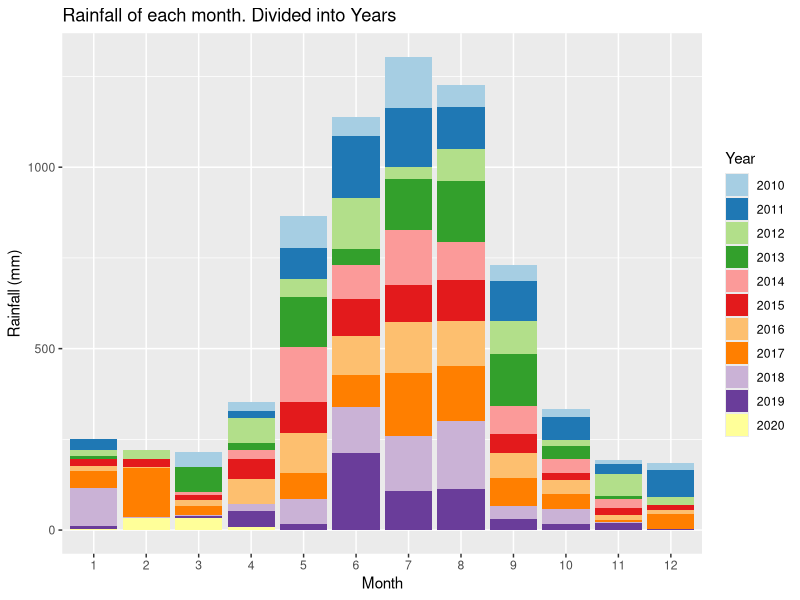
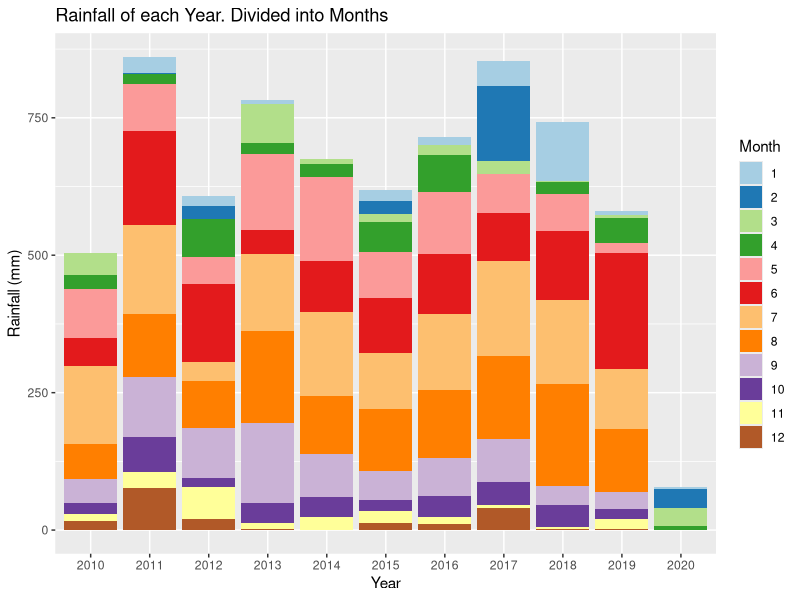
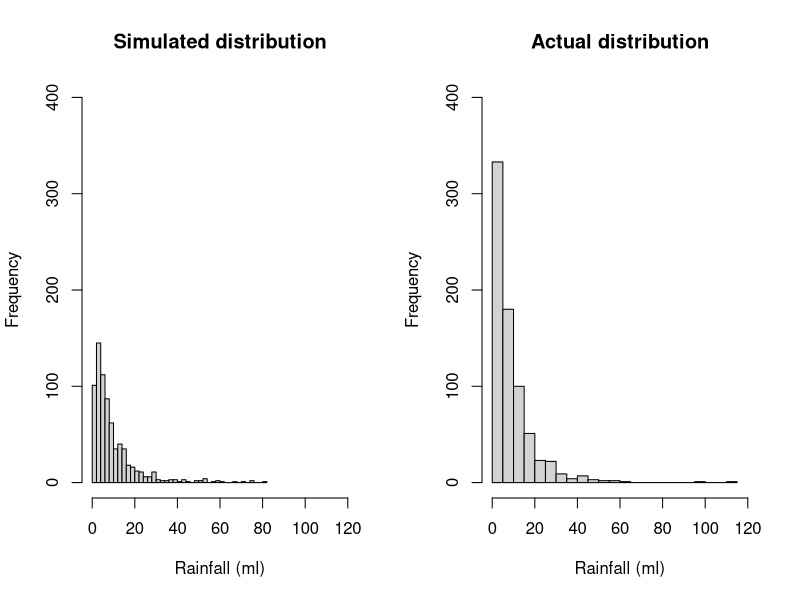
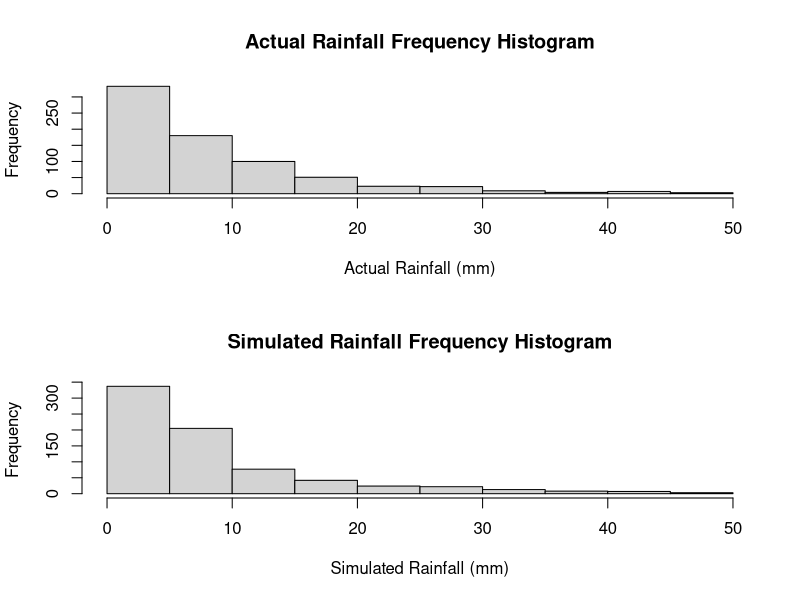
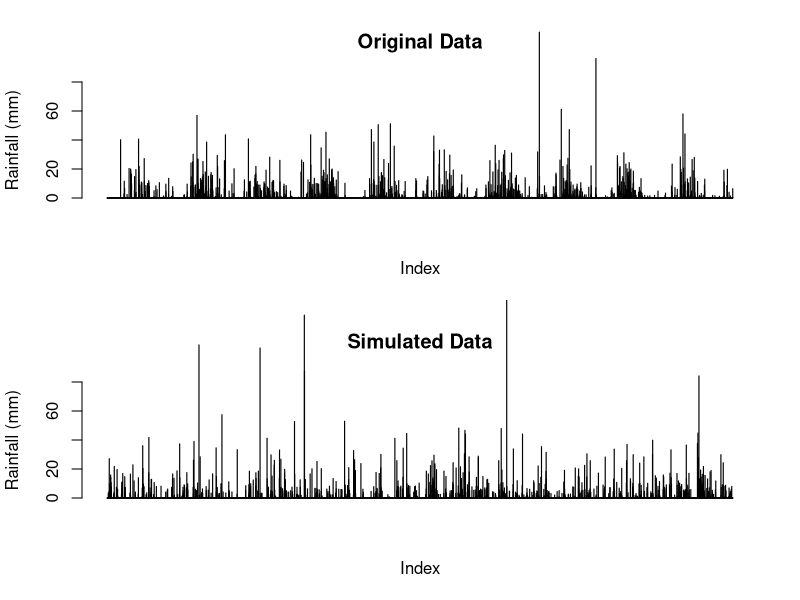
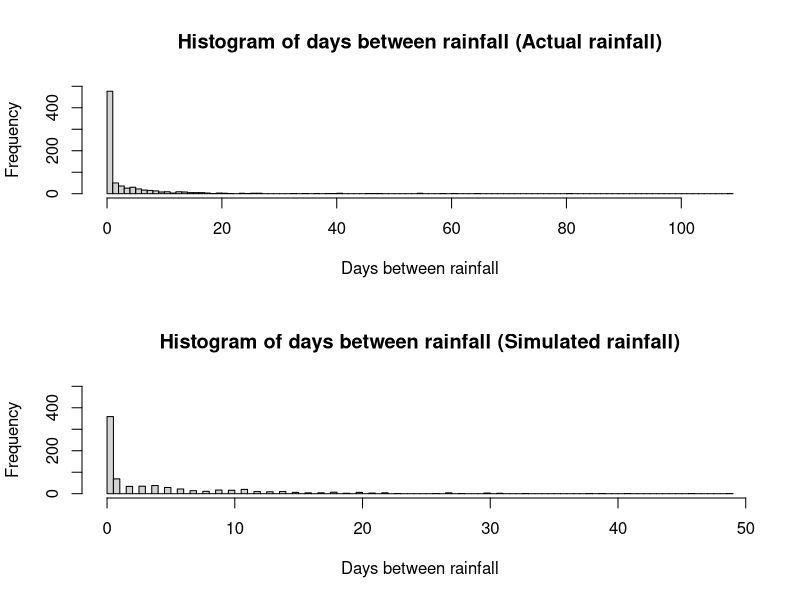
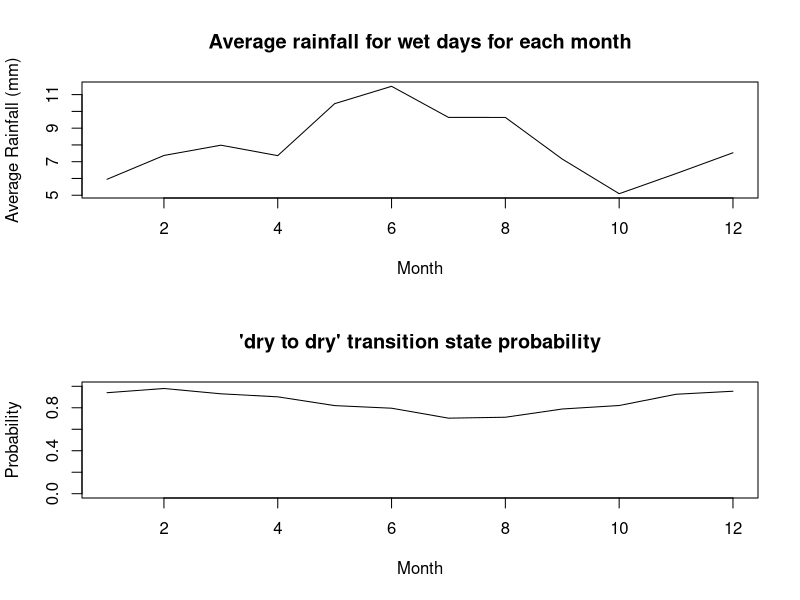
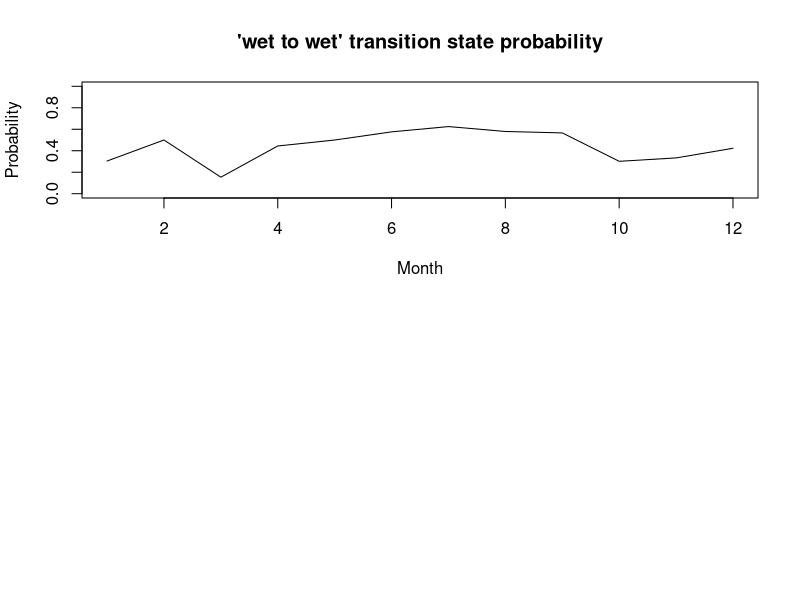

Recreate these plots in R, in order.
## ---- chunk 1
knitr::opts_chunk$set(echo = TRUE)
## ---- chunk 2
# Reading in the data from the csv file
data <-  read.csv("IDCJAC0009_009225_1800_Data.csv")
weather_data <- data
weather_data <- weather_data[which(is.na(weather_data$Rainfall.amount..millimetres.) == FALSE),] # excluding rows with no rainfall record made 
## ---- chunk 3
weather_data$date <- do.call(paste, c(weather_data[c("Day", "Month", "Year")], sep = "-")) # creating a column that contains the date for easy indentification
## ---- chunk 4
# function to categorise day as either 'wet' or 'dry' for the Markov Chain functions
state <- function(x){
  stateList <- c()
  for(ii in 1:length(x)){
    if(x[ii] < 1){
      stateList <- c(stateList, "dry")
    }
    if(x[ii] >= 1){
      stateList <- c(stateList, "wet")
    }
  }
  return(stateList)
}
weather_data$state <- state(weather_data$Rainfall.amount..millimetres.)
## ---- chunk 5
head(weather_data[,c('Rainfall.amount..millimetres.','state')], 10)
## ---- chunk 6
# function establishing Markov Chain transition state. Establishing the relationship between the rainfall of a given day and the day before it.
transitionState <- function(x){
  transitionStateList <- c('') #can't find transition state of first observation
  for(i in 2:length(x)){
    if(x[i] == "dry"){
      if (x[i-1] == "dry"){
        transitionStateList <- c(transitionStateList, "DryToDry")
      }
      else {
        transitionStateList <- c(transitionStateList, "WetToDry")
      }
    }
    if(x[i] == "wet"){
      if (x[i-1] == "dry"){
        transitionStateList <- c(transitionStateList, "DryToWet")
      }
      else {
        transitionStateList <- c(transitionStateList, "WetToWet")
      }
    }
  }
  return(transitionStateList)
}
weather_data$transitionState <- transitionState(weather_data$state)
## ---- chunk 7
head(weather_data[,c('Rainfall.amount..millimetres.','state', 'transitionState')], 10)
## ---- chunk 8
train_data <- subset(weather_data, Year >= 2010) # only look at the most recent, relevant data.
library(ggplot2)
library(RColorBrewer)

# explorative plots investigating the distribution of rainfall across months and years

# Plotting the rainfall data (grouped by years and months)
# Distribution of rainfall by month (segmented by year)
ggplot(train_data, aes(x = factor(Month), y = Rainfall.amount..millimetres., fill = factor(Year))) + 
  geom_bar(stat = "identity") + 
  scale_fill_brewer(palette = "Paired") + 
  xlab("Month")+
  ylab("Rainfall (mm)")+
  labs(fill = "Year")+
  ggtitle("Rainfall of each month. Divided into Years")
# There does appear to be a rough distribution of rainfall by month. Most years May, June, July, August, and September (month 5-9) have the most rain. There are outliers

ggplot(train_data, aes(x = factor(Year), y = Rainfall.amount..millimetres., fill = factor(Month))) + 
  geom_bar(stat = "identity") + 
  scale_fill_brewer(palette = "Paired") + 
  xlab("Year")+
  ylab("Rainfall (mm)")+
  labs(fill = "Month")+
  ggtitle("Rainfall of each Year. Divided into Months")
# There does not appear to be any obvious pattern in the rainfall across the 10 years (note. 2020 only contains 4 months of data, hence the low rainfall). The average looks to be around 650-700 mm. 
## ---- chunk 9
table(train_data$Month, train_data$Year, dnn = c("Month", "Year")) # only four months of data in 2020
## ---- chunk 10
#Calculating transition state probabilities, in general (no respect to month or season)
weatherTable <- table(train_data$transitionState)
weatherTable

probWetToWet = weatherTable['WetToWet'] / (weatherTable['WetToWet'] + weatherTable['WetToDry'])
probWetToWet

probDryToDry = weatherTable['DryToDry'] / (weatherTable['DryToDry'] + weatherTable['DryToWet'])
probDryToDry
## ---- chunk 11
#Basic generator (No seasonal variation)

#calculated above
generateRainfallBasic <- function(genLength){
  currentState = "dry" # Years start with very little rain, so more likely to start dry
  rainAmountList <- c()
  for (i3 in 1:genLength){
    if (currentState == "dry"){
      if (runif(1) < probDryToDry){
        currentState = "dry"
      }
      else{
        currentState = "wet"
      }
    }
    else if (currentState == "wet"){
      if (runif(1) < probWetToWet){
        currentState = "wet"
      }
      else{
        currentState = "dry"
      }
    }
    #generating amount of rainfall if state is wet, else 0
    if (currentState == "wet"){
      rainAmount <- 5.66*exp(rnorm(1))
      rainAmountList <- c(rainAmountList, rainAmount)
    }
    else{
      rainAmountList <- c(rainAmountList, 0)
    }
  }
  return(rainAmountList)
}
## ---- chunk 12
#comparing log-normal against actual data, veeerryyyy close fit, will use log-normal for rainfall sim
par(mfrow=c(1,2))
p1 <- 5.66*exp(rnorm(732))
hist(p1, breaks = 30, xlim = c(0,120), ylim = c(0,400), main = "Simulated distribution", xlab = "Rainfall (ml)")

p2 <- train_data$Rainfall.amount..millimetres.[train_data$Rainfall.amount..millimetres.>1]
hist(p2, breaks = 30, xlim = c(0,120), ylim = c(0,400), main = "Actual distribution", xlab = "Rainfall (ml)")

mean(p1)
mean(p2)
## ---- chunk 13
#Basic generator tests
testRainfall = generateRainfallBasic(3761)

par(mfrow=c(2,1))
hist(train_data$Rainfall.amount..millimetres.[train_data$Rainfall.amount..millimetres.>1 & train_data$Rainfall.amount..millimetres.<50], xlab = "Actual Rainfall (mm)", main = "Actual Rainfall Frequency Histogram")
hist(testRainfall[testRainfall > 1 & testRainfall <50], xlab = "Simulated Rainfall (mm)", main = "Simulated Rainfall Frequency Histogram")

par(mfrow=c(2,1))
barplot(train_data$Rainfall.amount..millimetres., ylim = c(0,80), main = "Original Data", ylab = "Rainfall (mm)", xlab = "Index")
barplot(testRainfall, ylim = c(0,80), main = "Simulated Data", ylab = "Rainfall (mm)", xlab = "Index")
## ---- chunk 14
daysBetweenRain <- function(input){
  returnList <- c()
  currentLength <- 0
  for (i in input){
    if (i<1){
      currentLength <- currentLength + 1
    }
    else{
      returnList <- c(returnList, currentLength)
      currentLength <- 0
    }
  }
  return(returnList)
  }
## ---- chunk 15
hist(daysBetweenRain(train_data$Rainfall.amount..millimetres.)[train_data$Rainfall.amount..millimetres.>-1], main = "Histogram of days between rainfall (Actual rainfall)", breaks = 100, xlab = "Days between rainfall", ylim = c(0,500))
hist(daysBetweenRain(testRainfall)[daysBetweenRain(testRainfall)>-1], main = "Histogram of days between rainfall (Simulated rainfall)", breaks = 100, xlab = "Days between rainfall", ylim = c(0,500))
## ---- chunk 16
#Calculates the transition probabilities for each montht
trainGenerator <- function(input_data){
  transitonStatesMonthsFrame <- data.frame(list(rep(0, 12), list(rep(0, 12), list(rep(0,    12), list(rep(0, 12)))))) #Initialises 12x4 frame filled with zeroes (4 columns for each transition state, 12 rows for each month)
  names(transitonStatesMonthsFrame) <- c('DryToDry', 'DryToWet', 'WetToDry', 'WetToWet')

  #Makes the dataframe with the count of each transition state with each month
  for (i4 in 1:dim(input_data)[1]){
    tempTransitionState <- input_data[i4, 'transitionState']
    tempMonth <- input_data[i4, 'Month'] 
    transitonStatesMonthsFrame[tempMonth, tempTransitionState] <- transitonStatesMonthsFrame[tempMonth, tempTransitionState]+1 # increase count of tempTransitionState for month tempMonth by 1
  }

  #Calculates the transition state probabilities for each month in the data frame 
  probTransitonStatesMonthsFrame <- transitonStatesMonthsFrame
  for (i in 1:dim(transitonStatesMonthsFrame)[1]){

  if((transitonStatesMonthsFrame[i, 'DryToDry'] + transitonStatesMonthsFrame[i, 'DryToWet']) != 0){
    probTransitonStatesMonthsFrame[i, 'DryToDry'] <- transitonStatesMonthsFrame[i, 'DryToDry'] / (transitonStatesMonthsFrame[i, 'DryToDry'] + transitonStatesMonthsFrame[i, 'DryToWet'])
    probTransitonStatesMonthsFrame[i, 'DryToWet'] <- transitonStatesMonthsFrame[i, 'DryToWet'] / (transitonStatesMonthsFrame[i, 'DryToDry'] + transitonStatesMonthsFrame[i, 'DryToWet'])
  } else { # probability will be NaN for both (as will be dividing by 0), so set to 0 
      probTransitonStatesMonthsFrame[i, 'DryToDry'] <- 0
      probTransitonStatesMonthsFrame[i, 'DryToWet'] <- 0
  }

  if((transitonStatesMonthsFrame[i, 'WetToDry'] + transitonStatesMonthsFrame[i, 'WetToWet']) != 0){
    probTransitonStatesMonthsFrame[i, 'WetToDry'] <- transitonStatesMonthsFrame[i, 'WetToDry'] / (transitonStatesMonthsFrame[i, 'WetToDry'] + transitonStatesMonthsFrame[i, 'WetToWet'])
    probTransitonStatesMonthsFrame[i, 'WetToWet'] <- transitonStatesMonthsFrame[i, 'WetToWet'] / (transitonStatesMonthsFrame[i, 'WetToDry'] + transitonStatesMonthsFrame[i, 'WetToWet'])
  } else { # probability will be NaN for both (as will be dividing by 0), so set to 0 
    probTransitonStatesMonthsFrame[i, 'WetToDry'] <- 0
    probTransitonStatesMonthsFrame[i, 'WetToWet'] <- 0
  }

    # this data frame 'probTransitionStatesMonthsFrame' will be called directly in the generator, so must be called as such when exported
  }
  return(probTransitonStatesMonthsFrame)
}
## ---- chunk 17
probTransitonStatesMonthsFrame <- trainGenerator(train_data)
head(probTransitonStatesMonthsFrame, 10)
## ---- chunk 18
#testing average rainfall when its rains in each month, and for wettowet vs drytowet transitions.
test_w2w <- train_data$Rainfall.amount..millimetres.[train_data$transitionState == "WetToWet"]
test_d2w <- train_data$Rainfall.amount..millimetres.[train_data$transitionState == "DryToWet"]
mean(test_w2w)
mean(test_d2w)
wilcox.test(test_d2w, test_w2w)
#since resulting wilcox test p-value is 0.85, we conclude that theres no difference in rainfall depending on the transition state, and do not need to include it in our model.

test_rainfallPerMonth <- train_data[train_data$state == "wet",c(4,6)]
kruskal.test(Rainfall.amount..millimetres. ~ Month, data = test_rainfallPerMonth)
#p-val = 0.00016, therefore difference between average rainfall for each month

## ---- chunk 19
#calculating the mean rainfall when it rains for each month, to change how much it rains according to the generator later on. Limited to less than 70 mls as the dataset is not large enough for large rainfall amounts (such as 114ml in feburary) to not throw the mean off.
rainMonthDataCalc <- function(input_data){
  rainMonthData <- c()
  for (i in 1:12){
    temp <- input_data$Rainfall.amount..millimetres.[input_data$state == "wet" & input_data$Month == i & input_data$Rainfall.amount..millimetres. < 70]
    if(length(temp) == 0){ # if no wet days in month, will be empty vector of numeric(0)
      temp <- c(0)
    }
    rainMonthData <- c(rainMonthData, list(temp))
    rm(temp)
  }

  rainfallAvgMonth <- sapply(rainMonthData, mean)
  return(rainfallAvgMonth)
}

## ---- chunk 20
rainfallAvgMonth <- rainMonthDataCalc(train_data)
plot(c(1:12), rainfallAvgMonth, type = "l", xlab = "Month", ylab = "Average Rainfall (mm)", main = "Average rainfall for wet days for each month")
## ---- chunk 21
#How the transition state probabilities vary for each month
plot(probTransitonStatesMonthsFrame$DryToDry, ylim = c(0,1), xlab = "Month", main = "'dry to dry' transition state probability", type = 'l', ylab = "Probability")
plot(probTransitonStatesMonthsFrame$WetToWet, ylim = c(0,1), xlab = "Month", main = "'wet to wet' transition state probability", type = 'l', ylab = "Probability")
## ---- chunk 22
#Weather generator accounting  for seasonal variation of transition states or something i hope
#This is just a regular version of basic generator it's mostly the same in fact if i forget to even do this it is the same

generateRainfallSeasonal <- function(input){
  # input must be weather_data or a subset of weather_data
  currentState = "dry" #can make this into a random choice later
  rainAmountList <- c()
  for (i5 in 1:dim(input)[1]){
    if (currentState == "dry"){
      if (runif(1) < probTransitonStatesMonthsFrame[input[i5, 'Month'], 'DryToDry']){ #now inputs depending on the month of input
        currentState = "dry"
      }
      else{
        currentState = "wet"
      }
    }
    else if (currentState == "wet"){
      if (runif(1) < probTransitonStatesMonthsFrame[input[i5, 'Month'], 'WetToWet']){
        currentState = "wet"
      }
      else{
        currentState = "dry"
      }
    }                                   
    #generating amount of rainfall if state is wet, else 0
    if (currentState == "wet"){
      #rainAmount <- 5.66*exp(rnorm(1)) #now log-normal dist, 5 used because is close to mean of weather_data's / the mean of what exp(rnorm(1)) is by default /// Old Version 
      rainAmount <- rainfallAvgMonth[input[i5, 'Month']]*exp(rnorm(1))/1.648 
      #average of exp(rnorm(1)) is ~1.648, so we divide by that so the average of each month will just be the actual average calculated from rainfallAvgMonth.
      rainAmountList <- c(rainAmountList, rainAmount)
    }
    else{
      rainAmountList <- c(rainAmountList, 0)
    }
  }
  return(rainAmountList)
}
## ---- chunk 23
#testing code for seasonal generator
inputSeasonalRainfall <- dplyr::select(train_data, 'Year', 'Month', 'Day') #using existing train data's dates to input to function, instead of putting in just how many to generate
testSeasonalRainfall = generateRainfallSeasonal(inputSeasonalRainfall)
## ---- chunk 24
plot_seasonal_data <- function(training_data_input,seasoned_data_rainfall, title){
  par(mfrow=c(2,1))
  barplot(training_data_input$Rainfall.amount..millimetres., ylim = c(0,80), main = c("Original Data", title), ylab = "Rainfall (mm)", xlab = "Index")
  barplot(seasoned_data_rainfall, ylim = c(0,80), main = c("Simulated Seasonal Data", title), ylab = "Rainfall (mm)", xlab = "Index")
}
plot_seasonal_data(train_data,testSeasonalRainfall, "(Perth)")
## ---- chunk 25
hist(daysBetweenRain(train_data$Rainfall.amount..millimetres.)[train_data$Rainfall.amount..millimetres.>-1], main = "Histogram of days between rainfall (Actual rainfall)", breaks = 100, xlab = "Days between rainfall", ylim = c(0,500))
hist(daysBetweenRain(testSeasonalRainfall)[daysBetweenRain(testSeasonalRainfall)>-1], main = "Histogram of days between rainfall (Simulated rainfall)", breaks = 100, xlab = "Days between rainfall", ylim = c(0,500))
## ---- chunk 26
wilcox.test(daysBetweenRain(testSeasonalRainfall), daysBetweenRain(train_data$Rainfall.amount..millimetres.))
mean(daysBetweenRain(testSeasonalRainfall)); mean(daysBetweenRain(train_data$Rainfall.amount..millimetres.))
sd(daysBetweenRain(testSeasonalRainfall)); sd(daysBetweenRain(train_data$Rainfall.amount..millimetres.))
## ---- chunk 27
#comparing log-normal against actual data, veeerryyyy close fit, will use log-normal for rainfall sim
p1 <- 5.66*exp(rnorm(732))
p1 <- p1[p1>1]
hist(p1, breaks = 30, xlim = c(0,120), ylim = c(0,400), main = "Simulated distribution")

p2 <- train_data$Rainfall.amount..millimetres.[train_data$Rainfall.amount..millimetres.>1]
hist(p2, breaks = 30, xlim = c(0,120), ylim = c(0,400), main = "actual distribution")
## ---- chunk 28
set.seed(100345)
sampID <- sample.int(nrow(train_data), size = 0.8*nrow(train_data), replace = FALSE)
train_data <- train_data[sampID,] # 80% of data for training
test_data <- train_data[-sampID,] # 20% for testing
## ---- chunk 29
probTransitonStatesMonthsFrame <- trainGenerator(train_data) # retraining seasonal generator probTransitionStatesMonthsFrame with new training data (now only 80% of the original train_data)
rainfallAvgMonth <- rainMonthDataCalc(train_data) # calucating the new average rainfall for each month
## ---- chunk 30
#generates a simulation with the same number of observations as test_data (20% of the total data)
testSeasonalRainfall20 = generateRainfallSeasonal(test_data) 
## ---- chunk 31
par(mfrow = c(2, 1))
barplot(testSeasonalRainfall20, ylab = "Rainfall (mm)", xlab = "index", main = "Simulated data")
barplot(test_data$Rainfall.amount..millimetres., ylab = "Rainfall (mm)", xlab  = "index", main = "Actual data")
## ---- chunk 32
# Wilcoxon signed rank test
WT <- wilcox.test(testSeasonalRainfall20, test_data$Rainfall.amount..millimetres., paired=T)
print("Wilcoxon rank sum p-value")
WT$p.value
# paired student t test
TT <- t.test(testSeasonalRainfall20, test_data$Rainfall.amount..millimetres., paired=T)
print("t-test p-value")
TT$p.value
## ---- chunk 33
train_data <- subset(weather_data, Year >= 2010)
train10_data <- subset(weather_data, Year >= 2009 & Year < 2019)
data_2019 <- subset(weather_data, Year == 2019)
## ---- chunk 34
probTransitonStatesMonthsFrame <- trainGenerator(train10_data)
rainfallAvgMonth <- rainMonthDataCalc(train10_data) # retraining seasonal generator probTransitionStatesMonthsFrame with train10_data
set.seed(10356)
monthList <- subset(weather_data, Year == 2019) # a year that isn't a leap year to get the month list, as generation algorithm only requires months
monthList <- monthList['Month']
testSeasonalRainfall10 <- generateRainfallSeasonal(monthList)
## ---- chunk 35
#compare generated year against 2019
par(mfrow = c(2,1))
barplot(data_2019$Rainfall.amount..millimetres., xlab = "Index", ylab = "Rainfall (mm)", main = "Actual 2019 Rainfall (Perth)")
barplot(testSeasonalRainfall10, xlab = "Index", ylab = "Rainfall (mm)", main = "Simulated Rainfall (Perth)")
## ---- chunk 36
# check other years for comparison
par(mfrow = c(3,2))
barplot(testSeasonalRainfall10, xlab = "Index", ylab = "Rainfall (mm)", main = "Simulated Rainfall")
year <- subset(weather_data, Year == 2015)
barplot(year$Rainfall.amount..millimetres., xlab = "Index", ylab = "Rainfall (mm)", main = "2015 Rainfall")
year <- subset(weather_data, Year == 2008)
barplot(year$Rainfall.amount..millimetres., xlab = "Index", ylab = "Rainfall (mm)", main = "2008 Rainfall")
year <- subset(weather_data, Year == 2015)
barplot(year$Rainfall.amount..millimetres., xlab = "Index", ylab = "Rainfall (mm)", main = "2017 Rainfall")
year <- subset(weather_data, Year == 2007)
barplot(year$Rainfall.amount..millimetres., xlab = "Index", ylab = "Rainfall (mm)", main = "2007 Rainfall")
year <- subset(weather_data, Year == 2013)
barplot(year$Rainfall.amount..millimetres., xlab = "Index", ylab = "Rainfall (mm)", main = "2013 Rainfall")
rm(year)
## ---- chunk 37
# Creates a graph of difference in rainfall for years, weeks, months, years to see if there are any potential patterns.
# Creates a list of the weekly rainfall
RainfallWeekly <- data.frame("Rainfall (mm)", "Week")
colnames(RainfallWeekly) <- c("Rainfall (mm)", "Week")
RainfallWeekly$`Rainfall (mm)` <- as.numeric(RainfallWeekly$`Rainfall (mm)`)
RainfallWeekly$Week <- as.numeric(RainfallWeekly$Week)
week = 1
weekRain = 0
for(ii in c(1: nrow(weather_data))){
  weekRain = weekRain + weather_data[ii, 6] # rainfall amount for that row
  
  if(ii%%7 == 0){ # every 7th row
    RainfallWeekly[(ii/7), 1] <- weekRain # 1 row of RainfallWeekly created every 7 rows (1 weeks) - inserting rainfall total for that week
    RainfallWeekly[(ii/7), 2] <- week
    week = week + 1
    weekRain = 0 # clear total rainfall to prepare for next week
  }
}
## ---- chunk 38
RainfallWeeklyDiff <- data.frame(c(1:(nrow(RainfallWeekly)-1)), c(1:(nrow(RainfallWeekly)-1))) # data frame with two columns, one less row than RainfallWeekly
colnames(RainfallWeeklyDiff) <- c("Rainfall diff (mm)", "Week")
RainfallWeeklyDiff$`Rainfall diff (mm)` <- diff(RainfallWeekly$`Rainfall (mm)`) # change in weeks
## ---- chunk 39
# plot first 700 weeks first against the difference in rainfall, and then the rainfall per week
par(mfrow = c(4,1))
plot(RainfallWeeklyDiff[c(1:350), 2], RainfallWeeklyDiff[c(1:350), 1], xlab = "week", ylab = "change in rainfall (mm)", cex = 2, type = "b", main = "Difference in rainfall (mm) by week")
plot(RainfallWeekly[c(1:350), 2], RainfallWeekly[c(1:350), 1], xlab = "week", ylab = "rainfall (mm)", type = "l", main = "Rainfall (mm) by week")
plot(RainfallWeeklyDiff[c(351:700), 2], RainfallWeeklyDiff[c(351:700), 1], xlab = "week", ylab = "change in rainfall (mm)", cex = 2, type = "b", main = "Difference in rainfall (mm) by week")
plot(RainfallWeekly[c(351:700), 2], RainfallWeekly[c(351:700), 1], xlab = "week", ylab = "rainfall (mm)", type = "l", main = "Rainfall (mm) by week")
## ---- chunk 40
# might remove this, already show first 700 weeks

# plot second 700 weeks first against the difference in rainfall, and then the rainfall per week
par(mfrow = c(4,1))
plot(RainfallWeeklyDiff[c(701:1050), 2], RainfallWeeklyDiff[c(701:1050), 1], xlab = "week", ylab = "change in rainfall (mm)", cex = 2, type = "b")
plot(RainfallWeekly[c(701:1050), 2], RainfallWeekly[c(701:1050), 1], xlab = "week", ylab = "rainfall (mm)", type = "l")
plot(RainfallWeeklyDiff[c(1051:1414), 2], RainfallWeeklyDiff[c(1051:1414), 1], xlab = "week", ylab = "change in rainfall (mm)", cex = 2, type = "b")
plot(RainfallWeekly[c(1051:1414), 2], RainfallWeekly[c(1051:1414), 1], xlab = "week", ylab = "rainfall (mm)", type = "l")
## ---- chunk 41
rainSort_2019 <- data_2019$Rainfall.amount..millimetres.
# qqplot before removing 'dry' days
par(mfrow=c(1,2))
qqnorm(rainSort_2019, pch = 1, frame = F, main = "Normal Q-Q Plot of Rainfall 2019 (including dry days)")
qqline(rainSort_2019, col = "red", lwd = 2)
rainSort_2019 <- rainSort_2019[which(rainSort_2019 != 0)]
# qqplot after removing 'dry' days
qqnorm(rainSort_2019, pch = 1, frame = F, main = "Normal Q-Q Plot of Rainfall 2019 (excluding dry days)")
qqline(rainSort_2019, col = "red", lwd = 2)

# data is not normally distributed
rm(rainSort_2019)
## ---- chunk 42
# Function that returns the sum of ranks of difference (w+ and w-) that are part of the Wilcoxon signed rank calculations
returnRanks <- function(simulated, actual){
  diffs <- (simulated - actual)
  diffs <- diffs[diffs != 0]
  posDifs <- which(diffs > 0)
  negDiffs <- which(diffs < 0)
  rank <- rank(abs(diffs))
  rankPosDiff <- sum(rank[posDifs])
  rankNegDiff <- sum(rank[negDiffs]) 
  return(c(rankPosDiff, rankNegDiff))
}

## ---- chunk 43
wilcox <- function(seed, year){
  set.seed(seed)
  rainYear <- subset(weather_data, Year == year) # a year that isn't a leap year to get the month list, as generation algorithm only requires months
  monthList <- rainYear['Month']
  simRainfall <- generateRainfallSeasonal(monthList)

  # test of testSeasonalRainfall10 against 2019 rainfall (testSeasonalRainfall10 was simulation of 2019 rainfall)
  print(wilcox.test(rainYear$Rainfall.amount..millimetres., simRainfall, paired = T, alternative = "t", conf.int = T, conf.level = 0.95))
  WP <- wilcox.test(rainYear$Rainfall.amount..millimetres., simRainfall, paired = T, alternative = "t", conf.int = T, conf.level = 0.95)
  cat("P-value is",WP$p.value,"\n")

  # manual calculation of Wilcoxon signed rank values 

  sumRanks <- returnRanks(simRainfall, rainYear$Rainfall.amount..millimetres.)
  cat(sumRanks[1], "is the sum of the ranks of the positive differences","\n")
  cat(sumRanks[2], "is the sum of the ranks of the negative differences","\n")

}
wilcox(404567, 2019)
## ---- chunk 44
wilcox(12345, 2019)
wilcox(347876, 2019)
wilcox(3456789, 2019)
## ---- chunk 45
# looking at the four total simulations created, there is generally no significant different between the simulated rainfall and the actual rainfall. 
# However looking at rankPosDiff and rankNegDiff calculated for each (the sum of the ranks of the positive and negative differences between the simulated and actual data respectively), the simulated rainfall was consistently larger than the actual data 
# The reason for this is likely because 2019 had a very small amount of rainfall compared to the rest of the years.
require(ggplot2)
ggplot(train_data, aes(x = factor(Year), y = Rainfall.amount..millimetres.)) +
  geom_bar(stat = "identity") + 
  xlab("Year") + 
  ylab("Rainfall (mm)") +
  ggtitle("Rainfall (mm) by year")

rain2019 <- subset(weather_data, Year == 2019)
simRainfall2019 <- generateRainfallSeasonal(rain2019)

cat(sum(train10_data$Rainfall.amount..millimetres.)/10, "is the average total rainfall per year for 2009 to 2018 \n") #/10 to get average of 10 years of rain data
cat(sum(rain2019$Rainfall.amount..millimetres.), "is the total rainfall of 2019 \n")

## ---- chunk 46
# looking at 2013 data (which had a larger than average amount of rain)
wilcox(654321, 2011) # wilcoxon test on 2013
set.seed(654321)

rain2011 <- subset(weather_data, Year == 2011) # A year that isn't a leap year to get the month list, as generation algorithm only requires months
simRainfall2011 <- generateRainfallSeasonal(rain2011)

par(mfrow = c(2,1))
barplot(simRainfall2011, xlab = "Index", ylab = "Rainfall (mm)", main = "Simulated Rainfall")
barplot(rain2011$Rainfall.amount..millimetres., xlab = "Index", ylab = "Rainfall (mm)", main = "2011 Rainfall")

rm(rain2011)
rm(simRainfall2011)

## ---- chunk 47
wilcox(25644, 2011) 
wilcox(6872, 2011)
## ---- chunk 48
probTransitonStatesMonthsFrame <- trainGenerator(train10_data)
rainfallAvgMonth <- rainMonthDataCalc(train10_data) # ensure generator is traind on train10_data

simSum = 0
trials <- 100
for(i in c(1:trials)){
   set.seed(i) 
  simulation <- generateRainfallSeasonal(train10_data) # generate simulation same length as train10_data
  simSum = simSum + sum(simulation)/10 # get average rainfall per year over simulated 10 years
}
meanSumSim <- simSum/trials # average rainfall per year from 'trial' number of simulations
meanSumActual <- sum(train10_data$Rainfall.amount..millimetres.)/10 # actual average rainfall per year
cat(meanSumSim, "is the simulated average rainfall per year \n")
cat(meanSumActual, "is the actual average rainfall per year \n")
## ---- chunk 49
rain2011 <- subset(train_data, Year == 2018)
probTransitonStatesMonthsFrame <- trainGenerator(rain2011)
rainfallAvgMonth <- rainMonthDataCalc(rain2011) # ensure generator is traind on train10_data

simTot <- rep(0, length(rain2011))
simSum <- 0
trials <- 100
for(i in c(1:trials)){
  set.seed(i) 
  simulation <- generateRainfallSeasonal(rain2011) # generate simulation same length as train10_data
  simTot = simTot + simulation # get average rainfall per year over simulated 10 years
  simSum = simSum + sum(simulation)
}
SumSim <- simTot/trials # average rainfall per year from 'trial' number of simulations
meanSumSim <- simSum/trials
meanSumActual <- sum(rain2011$Rainfall.amount..millimetres.) # actual average rainfall per year
cat("\n", meanSumSim, "is the simulated rainfall \n")
cat("", meanSumActual, "is the actual rainfall \n")
par(mfrow = c(2,1))
barplot(SumSim, main = "100 Aggregated simulations of 2018 rainfall(mm)", xlab = "Index", ylab = "Rainfall (mm)")
barplot(rain2011$Rainfall.amount..millimetres., main = "Actuall 2018 rainfall(mm)", xlab = "Index", ylab = "Rainfall (mm)")
## ---- chunk 50
month <- 8
year <- 2018
mean(train_data$Rainfall.amount..millimetres.[train_data$Month==month & train_data$Year == year & train_data$Rainfall.amount..millimetres. > 1])
rainfallAvgMonth[month]
## ---- chunk 51
# Reading in the data from the csv file for the Sydney Location
data2 <-  read.csv("IDCJAC0009_066062_1800_Data.csv")
weather_data2 <- subset(data2, Year >= 1993)
weather_data2 <- weather_data2[which(is.na(weather_data2$Rainfall.amount..millimetres.) == FALSE),] #excluding rows with no rainfall record made
weather_data2$date2 <- do.call(paste, c(weather_data2[c("Day", "Month", "Year")], sep = "-")) #creating a column that contains the date for easy indentification
weather_data2$state <- state(weather_data2$Rainfall.amount..millimetres.)
weather_data2$transitionState <- transitionState(weather_data2$state)
train_data2 <- subset(weather_data2, Year >= 2010)
inputSeasonalRainfall2 <- dplyr::select(train_data2, 'Year', 'Month', 'Day')
## ---- chunk 52
train_data2 <- subset(weather_data2, Year >= 2010)
train10_data2 <- subset(weather_data2, Year >= 2009 & Year < 2019)
data_2019_2 <- subset(weather_data2, Year == 2019)

probTransitonStatesMonthsFrame <- trainGenerator(train10_data2)
rainfallAvgMonth <- rainMonthDataCalc(train10_data2)# retraining seasonal generator probTransitionStatesMonthsFrame with train10_data

testSeasonalRainfall2 = generateRainfallSeasonal(inputSeasonalRainfall2)
plot_seasonal_data(train_data2,testSeasonalRainfall2, "(Sydney)")
## ---- chunk 53
set.seed(10584)

monthList_2 <- data_2019_2 # a year that isn't a leap year to get the month list, as generation algorithm only requires months
monthList_2 <- monthList_2['Month']
testSeasonalRainfall10_2 <- generateRainfallSeasonal(monthList_2)
rainYear <- subset(weather_data2, Year == 2019)
print(wilcox.test(rainYear$Rainfall.amount..millimetres., testSeasonalRainfall10_2, paired = T, alternative = "t", conf.int = T, conf.level = 0.95))
WP <- wilcox.test(rainYear$Rainfall.amount..millimetres., testSeasonalRainfall10_2, paired = T, alternative = "t", conf.int = T, conf.level = 0.95)
cat("P-value is",WP$p.value,"\n")
## ---- chunk 54
#Compare Generated year against 2019

par(mfrow = c(2,1))
barplot(testSeasonalRainfall10_2, xlab = "Index", ylab = "Rainfall (mm)", main = "Simulated Rainfall")
barplot(data_2019_2$Rainfall.amount..millimetres., xlab = "Index", ylab = "Rainfall (mm)", main = "2019 Rainfall")
# Conclusion and summary of the findings:

par(mfrow = c(2,2))
barplot(data_2019$Rainfall.amount..millimetres., xlab = "Index", ylab = "Rainfall (mm)", main = "Actual 2019 Rainfall (Perth)")
barplot(data_2019_2$Rainfall.amount..millimetres., xlab = "Index", ylab = "Rainfall (mm)", main = "Actual 2019 Rainfall (Sydney)")
barplot(testSeasonalRainfall10, xlab = "Index", ylab = "Rainfall (mm)", main = "Simulated Rainfall (Perth)")
barplot(testSeasonalRainfall10_2, xlab = "Index", ylab = "Rainfall (mm)", main = "Simulated Rainfall (Sydney)")
